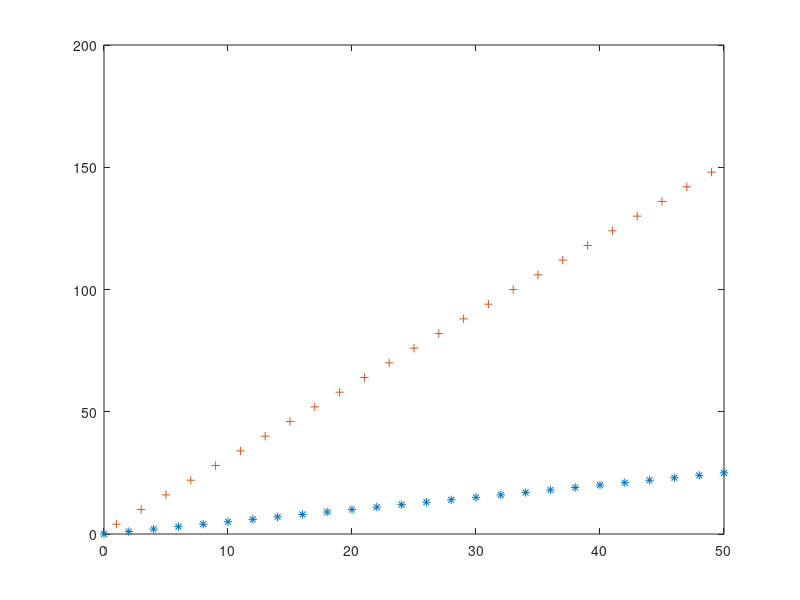

MATLAB code to generate this figure:
% For x in {0, 1, .. 50} plot the function
% f(x) = x/2 if x even
%        3x + 1 if x odd

e = 0 : 2 : 50;
o = 1 : 2 : 49;
f1 = e/2;
f2 = 3.*o + 1;
plot(e, f1, '*', o, f2, '+')

% Compute g = 1 + 1(1+1/(..)
g = 1 + 1/(1 + 1/(1 + 1/(1 + 1/(1 + 1/(1+1)))))
